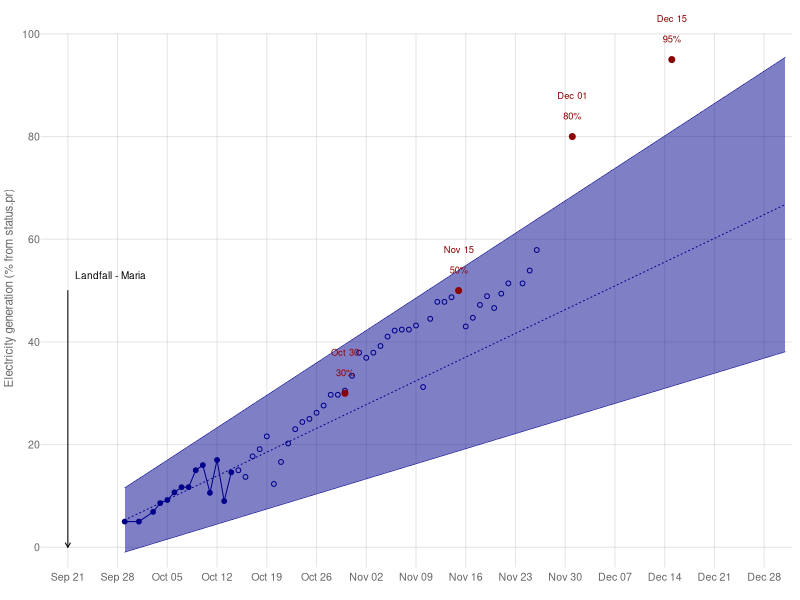

This chart was generated by the following R code:
library(data.table)
library(dplyr)
library(lubridate)
library(stringr)

### dates for plot
x.dates = seq(ymd('2017-09-21'), ymd('2018-01-01'), by='weeks')

### reported data
elec = fread('data/StatusPR.csv') %>%
  mutate(
    yr = '2017',
    date = ymd(paste(yr, Month, Day, sep='-'))) %>%
  arrange(date) %>%
  filter(Resource == 'Electricity')

### targets from Oct 14
targets = data.table(
  date = ymd(c('2017-10-30', '2017-11-15', '2017-12-01', '2017-12-15')),#, '2018-01-31')),
  target = c(30, 50, 80, 95),#, 75),
  col = c(rep('darkred', 4)))#, 'darkorange'))

### model expectation on Oct 14
initial.model <- lm(Value ~ date, filter(elec, date <= ymd('2017-10-14')))
#summary(initial.model)
model.coeff = summary(initial.model)$coefficients['date', c('Estimate', 'Std. Error')]
model.coeff[1] - qnorm(0.975) * model.coeff[2]
model.coeff[1] + qnorm(0.975) * model.coeff[2]
initial.preds = predict.lm(initial.model, 
  newdata=data.table(date=c(min(elec$date), ymd('2017-12-31'))),
  se.fit=T, interval='prediction')$fit %>%
  as.data.frame() %>%
  mutate(date = c(min(elec$date), ymd('2017-12-31')))

### plot
plot.elec = function() {
png('figs/Electricity.png', 5, 3, units='in', res=360)
par(mar=c(2, 2.5, 0.5, 0.5), cex=0.8)
plot(x.dates, rep(1, length(x.dates)),
  ylim=c(0, 101),
  type='n', 
  axes=F, xlab='', ylab='')
abline(h=seq(0, 100, by=20), col=adjustcolor('darkgrey', 0.3))
for (x.date in x.dates) {
  lines(rep(x.date, 2), c(-4, 100), col=adjustcolor('darkgrey', 0.3))
}
lines(filter(elec, date <= ymd('2017-10-14')) %>% select(date, Value), 
  col='darkblue')
points(filter(elec, date <= ymd('2017-10-14')) %>% select(date, Value), 
  col='darkblue', pch=19, cex=0.8)
points(filter(elec, ymd('2017-10-14') < date) %>% select(date, Value), 
  col='darkblue', pch=1, cex=0.8)

# prediction
polygon(c(initial.preds$date, rev(initial.preds$date)),
  c(initial.preds$upr, rev(initial.preds$lwr)), 
  border=F, col=adjustcolor('darkblue', 0.5))
lines(select(initial.preds, date, fit), col='darkblue', lty=3)
lines(select(initial.preds, date, lwr), col='darkblue', lty=1, lwd=0.5)
lines(select(initial.preds, date, upr), col='darkblue', lty=1, lwd=0.5)

# targets
points(targets$date, targets$target, col=targets$col, pch=19)
text(targets$date, targets$target+8, labels=format(targets$date, '%b %d'), 
  col=targets$col, pch=19, cex=0.7)
text(targets$date, targets$target+4, labels=paste0(targets$target, '%'), 
  col=targets$col, pch=19, cex=0.7)

# landfall
arrows(ymd('2017-09-21'), 50, ymd('2017-09-21'), 0, length=0.05)
text(ymd('2017-09-27'), 53, 'Landfall - Maria', cex=0.75)

# dressing
axis.Date(1, at=x.dates, format="%b %d", col='white', 
  mgp=c(3, 0, 0), col.axis='grey40', cex.axis=0.8)
axis(2, at=seq(0, 100, by=20), las=1, col='white', 
  mgp=c(3, 0, 0), col.axis='grey40', cex.axis=0.8)
mtext('Electricity generation (% from status.pr)', 2, line=1.5, col='grey40', cex=0.7)
dev.off()
}
plot.elec()
